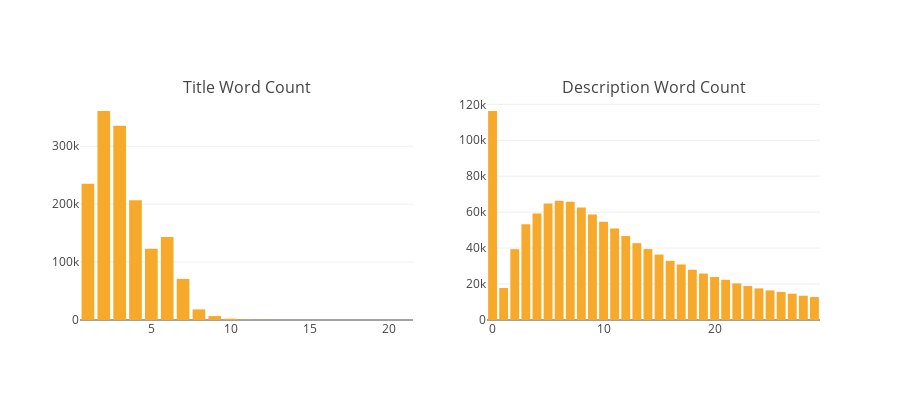

Notebook cell for this chart:
### Code cell
def _generate_bar_plot_ver(df, col, title, color, w=None, h=None, lm=0, limit=100, need_trace = False):
    cnt_srs = df[col].value_counts()[:limit]
    trace = go.Bar(x=list(cnt_srs.index), y=list(cnt_srs.values),
        marker=dict(color = color))
    if need_trace:
        return trace
    if w != None and h != None:
        layout = dict(title=title, margin=dict(l=lm), width=w, height=h)
    else:
        layout = dict(title=title, margin=dict(l=lm))
    data = [trace]
    fig = go.Figure(data=data, layout=layout)
    iplot(fig)
    
trace1 = _generate_bar_plot_ver(train_df, "title_len", "Title Length", '#f7a92c', 700, 400, 200, limit=30, need_trace = True)
trace2 = _generate_bar_plot_ver(train_df, "description_len", "Description Length", '#f7a92c', 700, 400, 200, limit=30, need_trace = True)

fig = tls.make_subplots(rows=1, cols=2, print_grid=False, subplot_titles = ['Title Word Count','Description Word Count'])
fig.append_trace(trace1, 1, 1);
fig.append_trace(trace2, 1, 2);

fig['layout'].update(height=400, title='', showlegend=False);
py.iplot(fig);

### Figure 1 — Plotly figure (JSON) as saved in the notebook; plotly's stock layout.template omitted (floating-point values rounded to 4 significant figures)
{"data": [{"marker": {"color": "#f7a92c"}, "type": "bar", "x": [2, 3, 1, 4, 6, 5, 7, 8, 9, 10, 11, 12, 13, 14, 16, 15, 21], "xaxis": "x1", "y": [360736, 335489, 235219, 206671, 143321, 122982, 70964, 18283, 6752, 2283, 517, 170, 27, 7, 1, 1, 1], "yaxis": "y1"}, {"marker": {"color": "#f7a92c"}, "type": "bar", "x": [0, 6, 7, 5, 8, 4, 9, 10, 3, 11, 12, 13, 14, 2, 15, 16, 17, 18, 19, 20, 21, 22, 23, 1, 24, 25, 26, 27, 28, 29], "xaxis": "x2", "y": [116276, 66341, 65831, 64832, 62604, 59228, 58696, 54663, 53251, 50954, 46716, 42740, 39456, 39401, 36397, 32911, 30899, 27969, 25846, 23932, 22369, 20381, 18899, 17810, 17592, 16461, 15607, 14655, 13501, 12755], "yaxis": "y2"}], "layout": {"annotations": [{"font": {"size": 16}, "showarrow": false, "text": "Title Word Count", "x": 0.225, "xanchor": "center", "xref": "paper", "y": 1, "yanchor": "bottom", "yref": "paper"}, {"font": {"size": 16}, "showarrow": false, "text": "Description Word Count", "x": 0.775, "xanchor": "center", "xref": "paper", "y": 1, "yanchor": "bottom", "yref": "paper"}], "height": 400, "showlegend": false, "title": "", "xaxis1": {"anchor": "y1", "domain": [0, 0.45]}, "xaxis2": {"anchor": "y2", "domain": [0.55, 1]}, "yaxis1": {"anchor": "x1", "domain": [0, 1]}, "yaxis2": {"anchor": "x2", "domain": [0, 1]}}}
